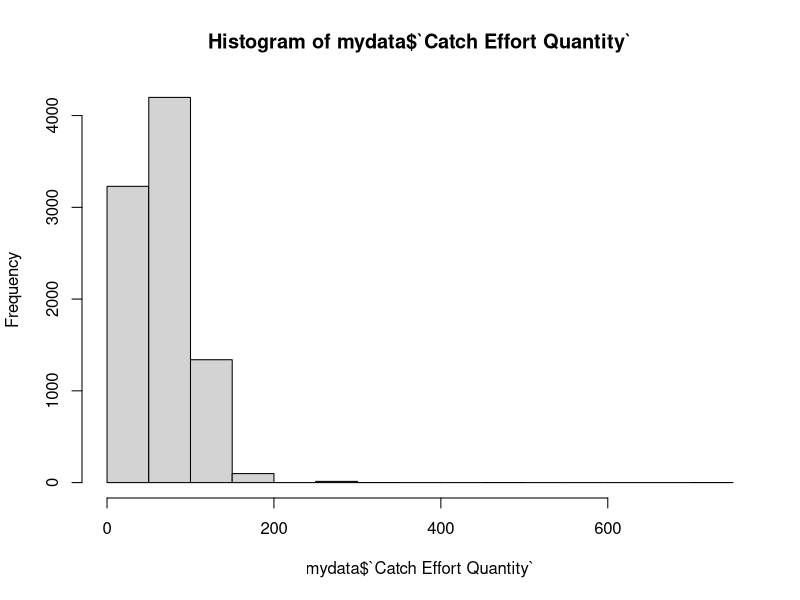
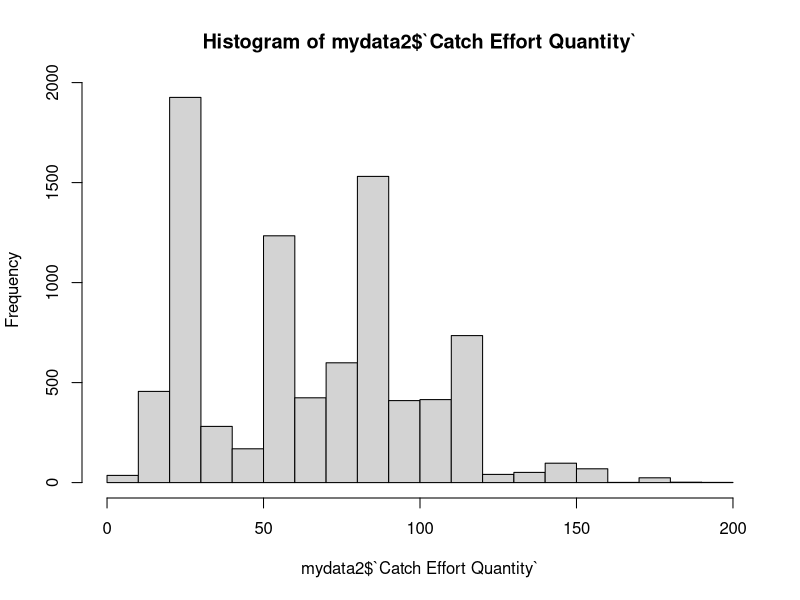
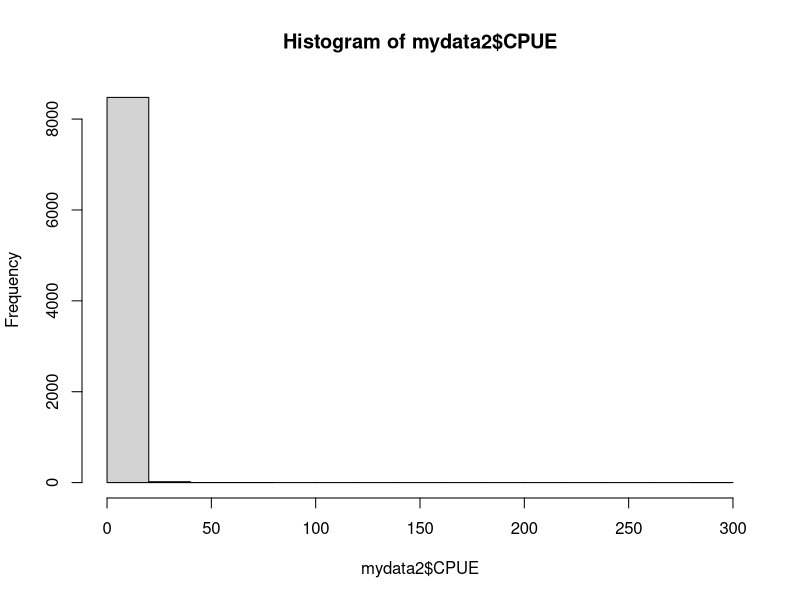
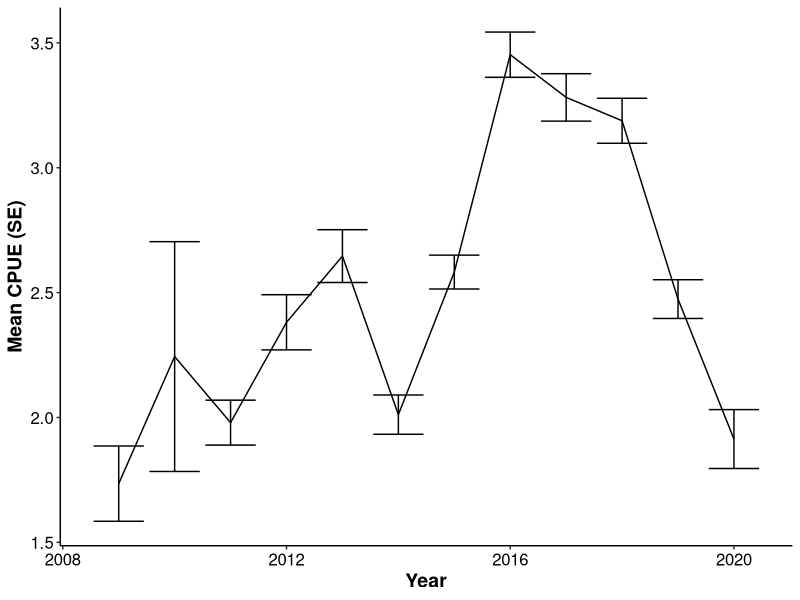
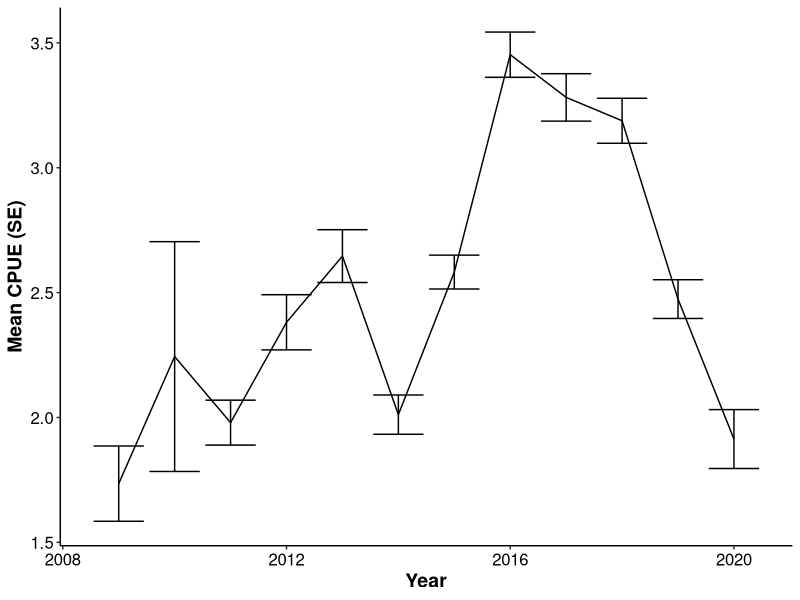

The R script that drew these images, in order: (Note: this script raises an error after producing the figures.)
# Initial Data Explore
library(tidyverse)

mydata <- read_csv("Spanner_CRAB_2009-2020.csv")

table(mydata$`Grid code`)
table(mydata$`Grid Site code`)
table(mydata$`Endorsement Code`)
table(mydata$`Fishing Method Name`)
hist(mydata$`Catch Effort Quantity`)

mydata2 <- mydata %>% filter(`Catch Effort Quantity` <200 & `Catch Effort Quantity` >5) %>% mutate(CPUE = `Catch Weight`/`Catch Effort Quantity`)
hist(mydata2$`Catch Effort Quantity`)
hist(mydata2$`CPUE`)

mydata3 <- mydata2 %>% group_by(`Event date Year`) %>% summarise(CPUE_mean = mean(CPUE, na.rm=T), sd_CPUE = sd(CPUE, na.rm=T), n=n(), se_CPUE = (sd_CPUE/sqrt(n)))


ggplot(mydata3, aes(`Event date Year`, CPUE_mean)) + geom_line() +
  geom_errorbar(aes(ymin=CPUE_mean-se_CPUE, ymax=CPUE_mean+se_CPUE)) +
  labs(x="Year", y="Mean CPUE (SE)")+
  theme_classic() + theme(axis.text = element_text(colour="black", size=12),
                          axis.title = element_text(face="bold", size=14))

ggsave("Spanner Crab CPUE.png", dpi=600, units = "cm", width=21, height=14.8)
write_csv(mydata3, "Spanner Crab Annual CPUE.csv")


### Other stuff
####
mydata2 <- mydata %>% group_by(`Event date Month`) %>%
  summarise(Total_Effort = sum(`Catch Effort Quantity`, na.rm=T), Total_Catch = sum(`Catch Weight`, na.rm=T),
            )# %>%
  mutate(`Event Date` = lubridate::dmy(`Event Date`))

ggplot(mydata2, aes(x=`Event date Month`, y = log(Total_Catch/Total_Effort))) + geom_point()

hist(mydata2$Total_Effort)
